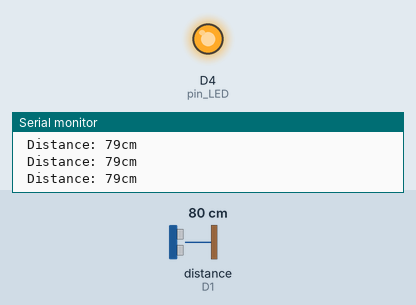
Recording of a program running on a simulated ESP8266 (NodeMCU). Parts: output pins drawn as LEDs (lit = HIGH), the last lines printed to the serial monitor. Wiring (inferred from the names in the program): ultrasonic range finder: trigger D2; echo D1. Inputs (shaded band) come from the test bench; at power-on: distance to the obstacle (sensor on D1) 80 cm. The echo pulse lasts 58.3 µs per cm; pins used as bus, display or sensor lines are not drawn.

Above: at 1.2 s.
1.3 s: distance to the obstacle (sensor on D1) set to 12 cm
4.3 s: distance to the obstacle (sensor on D1) set to 9 cm
At 5.5 s:
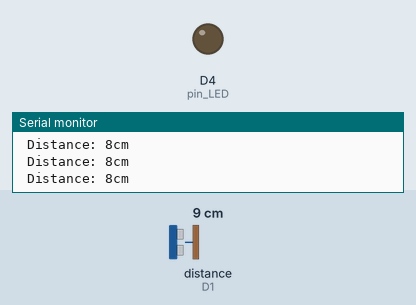
5.8 s: distance to the obstacle (sensor on D1) set to 18 cm
At 6.9 s:
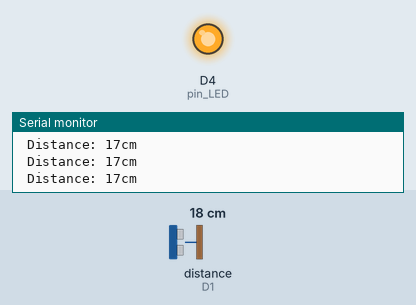
Timing chart, 0 to 8.8 s (numbered marks = the images above; inputs shaded):
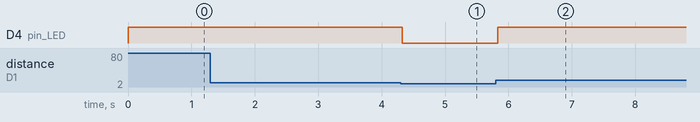

Measured:
- the behaviour switches between 11 and 10 cm on distance to the obstacle (sensor on D1) (found by bisection; images 0 and 1)
- after the input at 4.3 s, D4 (pin_LED): HIGH → LOW at once
- after the input at 5.8 s, D4 (pin_LED): LOW → HIGH at once

The program:

main.cpp
```cpp
#include <Arduino.h>

int pin_echo = D1;
int pin_trigger = D2;
int pin_LED = D4;

long duration;
int distance;

void setup() {
  // put your setup code here, to run once:
  pinMode(pin_echo, INPUT);
  pinMode(pin_trigger, OUTPUT);
  pinMode(pin_LED, OUTPUT);

  Serial.begin(9600);
}

void loop() {
  // put your main code here, to run repeatedly:
  digitalWrite(pin_trigger, LOW);
  delayMicroseconds(5);

  digitalWrite(pin_trigger, HIGH);
  delayMicroseconds(10);

  digitalWrite(pin_trigger, LOW);

  // Menghitung waktu sinyal diterima
  duration=pulseIn(pin_echo, HIGH);

  // Menghitung jarak
  distance = duration*0.034/2;

  // Display serial monitor
  Serial.print("\n Distance: ");
  Serial.print(distance);
  Serial.print("cm \n");

  // Set LED berdasarkan kondisi
  if (distance >= 10)
  {
    digitalWrite(pin_LED, HIGH);
  }
  else{
    digitalWrite(pin_LED, LOW);
  }
}
```
